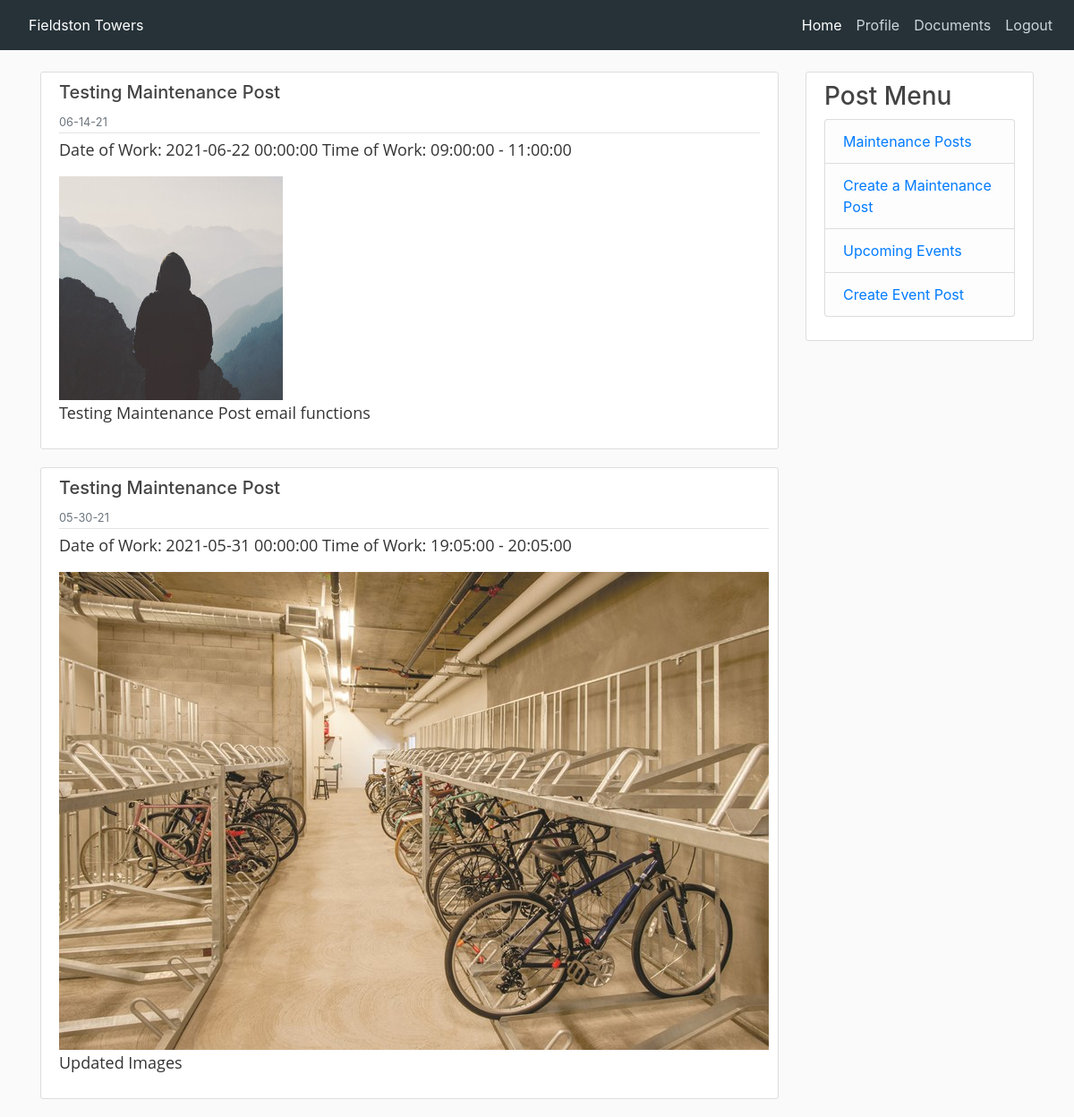
/maintenance (signed in), run on the app's committed database.
### app/models.py (models this page shows)
class Maintenance(db.Model):
    id = db.Column(db.Integer, primary_key=True)
    maintenance_img = db.Column(db.String(20), nullable=False, default='default.jpg')
    title = db.Column(db.String(120))
    body = db.Column(db.String)
    start = db.Column(db.Time)
    end = db.Column(db.Time)
    date = db.Column(db.DateTime)
    timestamp = db.Column(db.DateTime, default=datetime.utcnow())
    user_id = db.Column(db.Integer, db.ForeignKey('user.id'))

### app/routes.py (the view)
@app.route('/maintenance', methods=['GET', 'POST'])
@login_required
def maintenance():
    maintenance_post = Maintenance.query.order_by(Maintenance.date.desc())
    return render_template('maintenance.html', maintenance_post=maintenance_post)

### app/models.py (called while the page is built)
@login.user_loader
def load_user(id):
    return User.query.get(int(id))

### app/templates/maintenance.html (shortened to what this page needs)
{% extends "base_login.html" %}
{% block content %}
{% for post in maintenance_post %}
    <article class="media content-section">
        <div class="media-body">
            <div class="article-metadata">
                <h5 class="">{{ post.title}}</h5>
                <small class="text-muted">{{ post.timestamp.strftime('%m-%d-%y') }}</small>
            </div>
            <p class="article-content">Date of Work: {{ post.date }}  Time of Work: {{post.start}} - {{post.end}}</p>
            {% if post.maintenance_img != None %}
                <img  src="{{ url_for('static', filename='maintenance_pic/' + post.maintenance_img) }}">
            {% endif %}
            <p class="article-content">{{ post.body }}</p>
        </div>
    </article>
    {% endfor %}
{% endblock %}

### app/static/css/base_login.css (style rules this page uses)
body { background: #fafafa; color: #333333; margin-top: 5rem; }
h1, h2, h3, h4, h5, h6 { color: #444444; }
.content-section { background: #ffffff; padding: 10px 20px; border: 1px solid #dddddd; border-radius: 3px; margin-bottom: 20px; }
.article-content { white-space: pre-line; font-size: 18px; font-weight: 400; line-height: 28px; font-family: 'Open Sans', sans-serif; }
.article-metadata { padding-bottom: 1px; margin-bottom: 4px; border-bottom: 1px solid #e3e3e3 }

### data on the page
Maintenance: title "Testing Maintenance Post", timestamp "06-14-21", date "2021-06-22 00:00:00", start "09:00:00", end "11:00:00", maintenance_img (placeholder picture), body "Testing Maintenance Post email functions"
Maintenance: title "Testing Maintenance Post", timestamp "05-30-21", date "2021-05-31 00:00:00", start "19:05:00", end "20:05:00", maintenance_img (picture), body "Updated Images"
